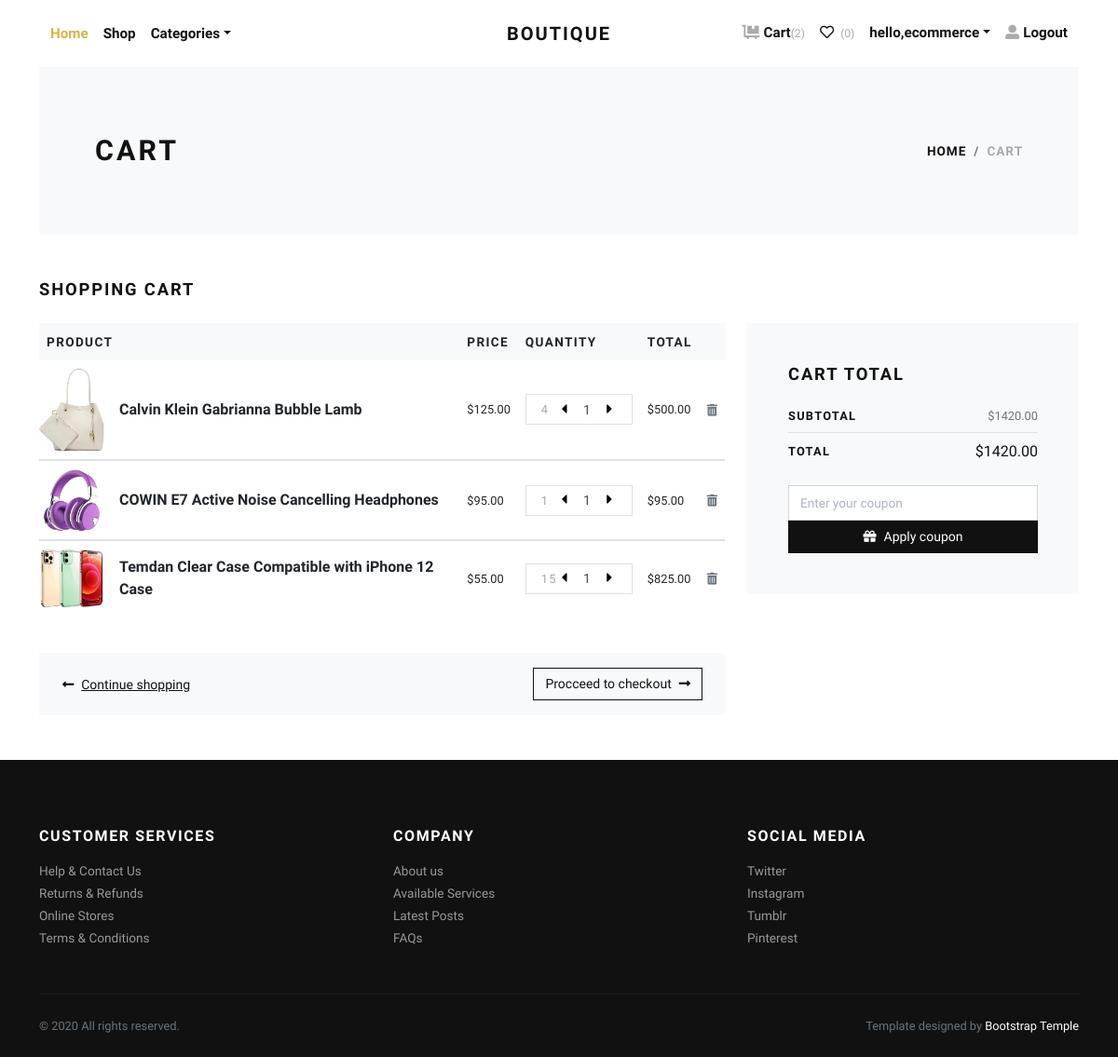
The app's page /cart/cart/ (signed in) with its own data.
### cart/models.py (models this page shows, shortened)
class ShopCart(models.Model):
    user = models.ForeignKey(User, on_delete=models.SET_NULL, null=True)
    product = models.ForeignKey(Product, on_delete=models.SET_NULL, null=True)
    quantity = models.IntegerField()
    @property
    def price(self):
        return (self.product.price)
    @property
    def amount(self):
        return (self.quantity * self.product.price)

### product/models.py (models this page shows, shortened)
class Product(models.Model):
    STATUS = (
        ('True', 'True'),
        ('False', 'False'),
    )
    category = models.ForeignKey(Category, on_delete=models.CASCADE) #many to one relation with Category
    title = models.CharField(max_length=150)
    keywords = models.CharField(max_length=255)
    description =RichTextUploadingField()
    image=models.ImageField(upload_to='images/',null=False)
    price = models.DecimalField(max_digits=12, decimal_places=2,default=0)
    amount=models.IntegerField(default=0)
    minamount=models.IntegerField(default=3)
    detail=RichTextUploadingField()
    slug = models.SlugField(null=False, unique=True)
    status=models.CharField(max_length=10,choices=STATUS)
    create_at=models.DateTimeField(auto_now_add=True)
    update_at=models.DateTimeField(auto_now=True)

### cart/views.py (the view)
# urls.py: path('cart/',views.shopcart,name='cart'),
@login_required(login_url='accounts:login')
def shopcart(request):
    current_user=request.user
    shopcart=ShopCart.objects.filter(user_id=current_user.id)
    total=0
    for item in shopcart:
        total += item.amount #or we can get total with " total += item.product.price * item.quantity "
    context={'shopcart':shopcart,'total':total}
    return render(request,'cart/cart.html',context)

### cart/templates/cart/cart.html
{% extends 'ecommerce/base.html' %}
{% load static %}
{% block body %}
    <div class="page-holder">
      <div class="container">
        <section class="py-5 bg-light">
          <div class="container">
            <div class="row px-4 px-lg-5 py-lg-4 align-items-center">
              <div class="col-lg-6">
                <h1 class="h2 text-uppercase mb-0">Cart</h1>
              </div>
              <div class="col-lg-6 text-lg-right">
                <nav aria-label="breadcrumb">
                  <ol class="breadcrumb justify-content-lg-end mb-0 px-0">
                    <li class="breadcrumb-item"><a href="{% url 'home:home' %}">Home</a></li>
                    <li class="breadcrumb-item active" aria-current="page">Cart</li>
                  </ol>
                </nav>
              </div>
            </div>
          </div>
        </section>
        <section class="py-5">
          <h2 class="h5 text-uppercase mb-4">Shopping cart</h2>
          <div class="row">
            <div class="col-lg-8 mb-4 mb-lg-0">
              <div class="table-responsive mb-4">
                <table class="table">
                  <thead class="bg-light">
                    <tr>
                      <th class="border-0" scope="col"> <strong class="text-small text-uppercase">Product</strong></th>
                      <th class="border-0" scope="col"> <strong class="text-small text-uppercase">Price</strong></th>
                      <th class="border-0" scope="col"> <strong class="text-small text-uppercase">Quantity</strong></th>
                      <th class="border-0" scope="col"> <strong class="text-small text-uppercase">Total</strong></th>
                      <th class="border-0" scope="col"> </th>
                    </tr>
                  </thead>
                  <tbody>
                    {% for item in shopcart %}
                    <tr>
                      <th class="pl-0 border-0" scope="row">
                        <div class="media align-items-center"><a class="reset-anchor d-block animsition-link" href="{% url 'home:product_detail' item.product.id item.product.slug %}"><img src="{{item.product.image.url}}" alt="..." width="70"/></a>
                          <div class="media-body ml-3"><strong class="h6"><a class="reset-anchor animsition-link" href="{% url 'home:product_detail' item.product.id item.product.slug %}">{{item.product.title}}</a></strong></div>
                        </div>
                      </th>
                      <td class="align-middle border-0">
                        <p class="mb-0 small">${{item.price}}</p>
                      </td>
                      <td class="align-middle border-0">
                        <div class="border d-flex align-items-center justify-content-between px-3"><span class="small text-uppercase text-gray headings-font-family">{{item.quantity}}</span>
                          <div class="quantity">
                            <button class="dec-btn p-0"><i class="fas fa-caret-left"></i></button>
                            <input class="form-control form-control-sm border-0 shadow-0 p-0" type="text" value="1"/>
                            <button class="inc-btn p-0"><i class="fas fa-caret-right"></i></button>
                          </div>
                        </div>
                      </td>
                      <td class="align-middle border-0">
                        <p class="mb-0 small">${{item.amount}}</p>
                      </td>
                      <td class="align-middle border-0"><a class="reset-anchor" href="{% url 'paiyement:delete_shopcart_item' item.id %}"><i class="fas fa-trash-alt small text-muted"></i></a></td>
                    </tr>
                  </tbody>
                  {% endfor %}
                </table>
              </div>
              <div class="bg-light px-4 py-3">
                <div class="row align-items-center text-center">
                  <div class="col-md-6 mb-3 mb-md-0 text-md-left"><a class="btn btn-link p-0 text-dark btn-sm" href="{% url 'product:shop' %}"><i class="fas fa-long-arrow-alt-left mr-2"> </i>Continue shopping</a></div>
                  <div class="col-md-6 text-md-right"><a class="btn btn-outline-dark btn-sm" href="{% url 'paiyement:orderproduct' %}">Procceed to checkout<i class="fas fa-long-arrow-alt-right ml-2"></i></a></div>
                </div>
              </div>
            </div>
            <div class="col-lg-4">
              <div class="card border-0 rounded-0 p-lg-4 bg-light">
                <div class="card-body">
                  <h5 class="text-uppercase mb-4">Cart total</h5>
                  <ul class="list-unstyled mb-0">
                    <li class="d-flex align-items-center justify-content-between"><strong class="text-uppercase small font-weight-bold">Subtotal</strong><span class="text-muted small">${{total}}</span></li>
                    <li class="border-bottom my-2"></li>
                    <li class="d-flex align-items-center justify-content-between mb-4"><strong class="text-uppercase small font-weight-bold">Total</strong><span>${{total}}</span></li>
                    <li>
                      <form action="#">
                        <div class="form-group mb-0">
                          <input class="form-control" type="text" placeholder="Enter your coupon">
                          <button class="btn btn-dark btn-sm btn-block" type="submit"> <i class="fas fa-gift mr-2"></i>Apply coupon</button>
                        </div>
                      </form>
                    </li>
                  </ul>
                </div>
              </div>
            </div>
          </div>
        </section>
      </div>
    </div>
{% endblock body %}

### boutique/templates/boutique/navbar.html (shortened to what this page needs)
 {% load static %}
 <header class="header bg-white">
        <div class="container px-0 px-lg-3">
          <nav class="navbar navbar-expand-lg navbar-light py-3 px-lg-0"><a class="navbar-brand" href="{% url 'home:home' %}"><span class="font-weight-bold text-uppercase text-dark">Boutique</span></a>
            <div class="collapse navbar-collapse" id="navbarSupportedContent">
              <ul class="navbar-nav mr-auto">
                <li class="nav-item">
                  <a class="nav-link active" href="{% url 'home:home' %}">Home</a>
                </li>
                <li class="nav-item">
                  <a class="nav-link" href="{% url 'product:shop' %}">Shop</a>
                </li>
                 <li class="nav-item dropdown"><a class="nav-link dropdown-toggle" id="pagesDropdown" href="#" data-toggle="dropdown" aria-haspopup="true" aria-expanded="false">Categories</a>
                   {% load myapptags %}
                </li>
              </ul>
              <ul class="navbar-nav ml-auto">
                <li class="nav-item"><a class="nav-link" href="{% url 'paiyement:cart' %}"> <i class="fas fa-dolly-flatbed mr-1 text-gray"></i>Cart<small class="text-gray">(2)</small></a></li>
                <li class="nav-item"><a class="nav-link" href="#"> <i class="far fa-heart mr-1"></i><small class="text-gray"> (0)</small></a></li>
                {% if not request.user.is_authenticated %}
                <li class="nav-item"><a class="nav-link" href="{% url 'accounts:login' %}"> <i class="fas fa-user-alt mr-1 text-gray"></i>Login</a></li>
                <li class="nav-item"><a class="nav-link" href="{% url 'accounts:register' %}"> <i class="fas fa-user-alt mr-1 text-gray"></i>Register</a></li>
                {% else %}
                 <li class="nav-item dropdown"><a class="nav-link dropdown-toggle" id="pagesDropdown" href="#" data-toggle="dropdown" aria-haspopup="true" aria-expanded="false">hello,{{request.user.username}}</a>
                </li>
                <li class="nav-item"><a class="nav-link" href="{% url 'accounts:logout' %}"> <i class="fas fa-user-alt mr-1 text-gray"></i>Logout</a></li>
                {% endif %}
              </ul>
            </div>
          </nav>
        </div>
      </header>

### static/css/style.default.css (style rules this page uses)
.text-small { font-size: 0.85rem !important; }
.text-gray { color: #aaa !important; }
strong { font-weight: 700; }
.navbar { position: relative; }
@media (min-width: 992px) { .navbar-brand { position: absolute; top: 50%; left: 50%; -webkit-transform: translate(-50%, -50%); transform: translate(-50%, -50%); } }
.quantity { display: -ms-flexbox; display: flex; -ms-flex-align: center; align-items: center; font-family: inherit; }
.quantity input { width: 2rem; text-align: center; }
.quantity button { background: none; border: none; width: 1rem; outline: none; }
.text-uppercase { text-transform: uppercase; letter-spacing: 0.1em; }
.border { border: 1px solid #dee2e6 !important; }
.shadow-0 { box-shadow: none !important; }
.reset-anchor { color: inherit; transition: all 0.3s; }
.headings-font-family { font-family: inherit !important; }
.navbar { padding: 0.5rem 1rem; }
.navbar-brand { display: inline-block; padding-top: 0.3125rem; padding-bottom: 0.3125rem; margin-right: 1rem; font-size: 1.25rem; }
.navbar-light .navbar-brand { color: #dcb14a; }
.navbar-light .navbar-nav .nav-link { color: rgba(17, 17, 17, 0.99); font-weight: 800; font-size: 0.95rem; transition: all 0.3s; }
.navbar-light .navbar-nav .show > .nav-link, .navbar-light .navbar-nav .active > .nav-link, .navbar-light .navbar-nav .nav-link.show, .navbar-light .navbar-nav .nav-link.active { color: #dcb14a; }
.btn { font-weight: 400; border: 1px solid transparent; font-family: inherit; padding: 0.375rem 1.5rem; font-size: 1rem; line-height: 1.5; border-radius: 0; transition: color 0.15s ease-in-out, background-color 0.15s ease-in-out, border-color 0.15s ease-in-out, box-shadow 0.15s ease-in-out; }
.btn-link { font-weight: 400; color: #dcb14a; }
.btn-dark { color: #fff; background-color: #111111; border-color: #111111; }
.btn-outline-dark { color: #111111; background-color: transparent; background-image: none; border-color: #111111; }
.btn-sm { padding: 0.375rem 0.75rem; font-size: 0.875rem; line-height: 1.5; border-radius: 0; }
body { font-family: "Libre Franklin", sans-serif; font-size: 1rem; font-weight: 400; line-height: 1.5; color: #111111; background-color: #fff; }
a { color: #dcb14a; text-decoration: none; }
h1, h2, h3, h4, h5, h6, .h1, .h2, .h3, .h4, .h5, .h6 { margin-bottom: 0.5rem; font-family: inherit; font-weight: 900; line-height: 1.2; color: inherit; }
h1, .h1 { font-size: 2.2rem; }
h2, .h2 { font-size: 1.9rem; }
h5, .h5 { font-size: 1.15rem; }
h6, .h6 { font-size: 1rem; }
small, .small { font-size: 80%; font-weight: 400; }
.bg-light { background-color: #f8f9fa !important; }
.text-dark { color: #111111 !important; }
.form-control { padding: 0.375rem 0.75rem; font-size: 1rem; line-height: 1.5; color: #495057; background-color: #fff; border: 1px solid #ced4da; border-radius: 0; transition: border-color 0.15s ease-in-out, box-shadow 0.15s ease-in-out; }
.form-control::placeholder { color: #adb5bd; font-size: 0.85rem; font-weight: 400; }
.form-control-sm { padding: 0.25rem 0.5rem; font-size: 0.875rem; line-height: 1.5; border-radius: 0; }
.nav-link { padding: 0.5rem 1rem; }
.card { background-color: #fff; border: 1px solid rgba(17, 17, 17, 0.125); border-radius: 0; }
.card-body { padding: 1.25rem; }
.breadcrumb { background: #f8f9fa; }
.breadcrumb-item { font-size: 0.85rem; text-transform: uppercase; letter-spacing: 0.07em; font-weight: 900; color: #111111; }
.breadcrumb-item a { color: inherit; transition: all 0.3s; }
.breadcrumb-item.active { color: #aaa; }

### records on screen
ShopCart: product.image (picture), product "Calvin Klein Gabrianna Bubble Lamb", price "125.00", quantity "4", amount "500.00"
ShopCart: product.image (picture), product "COWIN E7 Active Noise Cancelling Headphones", price "95.00", quantity "1", amount "95.00"
ShopCart: product.image (picture), product "Temdan Clear Case Compatible with iPhone 12 Case", price "55.00", quantity "15", amount "825.00"

### other values on screen
{{ request.user.username }} "ecommerce"
{{ total }} "1420.00"
